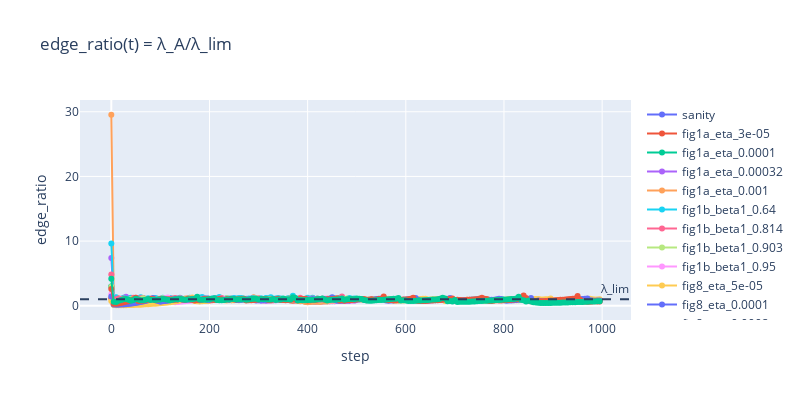

The notebook cell saved with this chart:
### Markdown cell above
### Validation: edge_ratio

### Code cell
# edge_ratio(t) = λ_A(t)/λ_lim over time (paper: expect ~1)
lrs_fig1a = [3e-5, 1e-4, 3.2e-4, 1e-3]
betas_fig1b = [0.64, 0.814, 0.903, 0.95]
lrs_fig8 = [5e-5, 1e-4, 2e-4, 4e-4]
runs = ["sanity"] + [f"fig1a_eta_{e}" for e in lrs_fig1a] + [f"fig1b_beta1_{b}" for b in betas_fig1b] + [f"fig8_eta_{e}" for e in lrs_fig8]
fig_er = go.Figure()
for r in runs:
    if not (OUTPUT_V2 / r / "metrics.csv").exists():
        continue
    df = pd.read_csv(OUTPUT_V2 / r / "metrics.csv")
    with open(OUTPUT_V2 / r / "metadata.json") as f:
        meta = json.load(f)
    lim = lambda_lim(meta["lr"], meta["beta1"])
    d = df.dropna(subset=["lambda_A"]).copy()
    d["edge_ratio"] = d["lambda_A"] / lim
    fig_er.add_trace(go.Scatter(x=d["step"], y=d["edge_ratio"], name=r, mode="lines+markers"))
fig_er.add_hline(y=1.0, line_dash="dash", annotation_text="λ_lim")
fig_er.update_layout(title="edge_ratio(t) = λ_A/λ_lim", xaxis_title="step", yaxis_title="edge_ratio", height=400)
fig_er.show()
